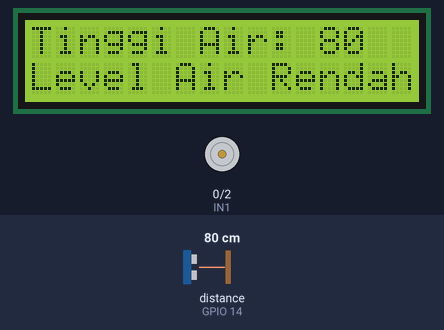
Simulated run of this sketch. Board: ESP8266 (NodeMCU). On the bench: 16×2 character LCD, motor-driver pin pairs drawn as motors (green arrow = first pin HIGH = forward, orange = second pin HIGH = backward, longer = more drive, scaled by the enable pin). Wiring (inferred from the names in the program): ultrasonic range finder: trigger GPIO 12; echo GPIO 14. Inputs (shaded band) come from the test bench; at power-on: distance to the obstacle (sensor on GPIO 14) 80 cm. The echo pulse lasts 58.3 µs per cm; WiFi joins after 1.5 s; servers stay silent unless stated; the local clock reads 2024-03-15 10:24:30 at power-on unless the sketch sets it; what the sketch prints to the serial monitor is not drawn.

Above: at 5.3 s.
5.4 s: distance to the obstacle (sensor on GPIO 14) set to 11 cm
At 6.9 s:
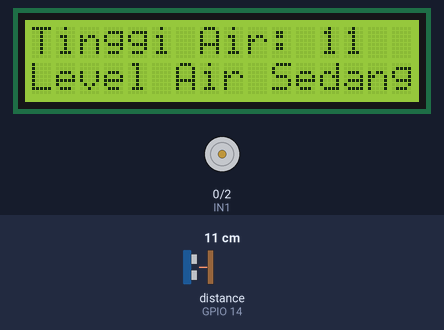
7.2 s: distance to the obstacle (sensor on GPIO 14) set to 8 cm
At 8.6 s:
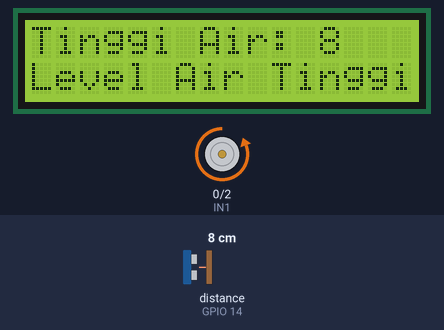
At 13.6 s:
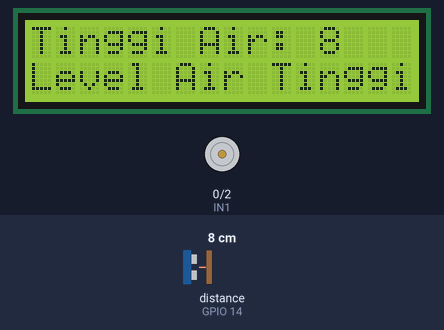
Timing chart, 0 to 35.1 s (numbered marks = the images above; inputs shaded):
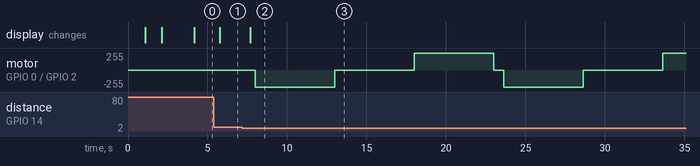

The sketch:

SmartWaterMonitoringV2.ino
```cpp
/*
  =========================================
  ||        COMPONENT       ||    PIN    ||
  =========================================
  ||  Motor ENA             ||  D0 (16)  ||
  ||  Motor IN1             ||  D3 (0)   ||
  ||  Motor IN2             ||  D4 (2)   ||
  ||  Ultra Echo Air        ||  D5 (14)  ||
  ||  Ultra Trigger Air     ||  D6 (12)  ||
  =========================================

*/

#ifdef ESP32
  #include <WiFi.h>
#else
  #include <ESP8266WiFi.h>
#endif
#include <WiFiClientSecure.h>
#include <UniversalTelegramBot.h>
#include <ArduinoJson.h>
#include <Wire.h>
#include <LiquidCrystal_I2C.h>
LiquidCrystal_I2C lcd(0x27, 16, 2);

const char* ssid = "ENTER A VALUE";
const char* password = "ENTER A VALUE";

// Initialize Telegram BOT
#define BOTtoken "ENTER A VALUE"
#define CHAT_ID "ENTER A VALUE"

#ifdef ESP8266
  X509List cert(TELEGRAM_CERTIFICATE_ROOT);
#endif

WiFiClientSecure client;
UniversalTelegramBot bot(BOTtoken, client);

// Checks for new messages every 1 second.
int botRequestDelay = 500;
unsigned long lastTimeBotRan;

const int echoAirPin = 14; //D5 (14)
const int trigAirPin = 12; //D6 (12)
const int IN1 = 0; // D3 (0)
const int IN2 = 2; // D4 (2)
const int ENA = 16; // D0 (16)

long durationAir, jarakAir;

// Handle what happens when you receive new messages
void handleNewMessages(int numNewMessages) {
  Serial.println("handleNewMessages");
  Serial.println(String(numNewMessages));

  for (int i=0; i<numNewMessages; i++) {
    // Chat id of the requester
    String chat_id = String(bot.messages[i].chat_id);
    if (chat_id != CHAT_ID){
      bot.sendMessage(chat_id, "Unauthorized user", "");
      continue;
    }

    // Print the received message
    String text = bot.messages[i].text;
    Serial.println(text);

    String from_name = bot.messages[i].from_name;

    if (text == "/start") {
      String welcome = "Welcome, " + from_name + ".\n\n";
      welcome += "Sistem ini merupakan sistem monitoring pintu ";
      welcome += "air dengan ESP8266 dilengkapi sensor ultrasonic ";
      welcome += "dan motor DC yang telah berhasil terintegrasi ";
      welcome += "dengan aplikasi Telegram secara real-time.";
      bot.sendMessage(chat_id, welcome, "");
    }


  }
}

void setup() {
  lcd.begin();
  //lcd.init();
  lcd.backlight();

  Serial.begin(115200);

  #ifdef ESP8266
    configTime(0, 0, "pool.ntp.org");      // get UTC time via NTP
    client.setTrustAnchors(&cert); // Add root certificate for api.telegram.org
  #endif

  pinMode(trigAirPin, OUTPUT);
  pinMode(echoAirPin, INPUT);
  pinMode(IN1, OUTPUT);
  pinMode(IN2, OUTPUT);
  pinMode(ENA, OUTPUT);
  digitalWrite(IN1, LOW);
  digitalWrite(IN2, LOW);

  // Connect to Wi-Fi
  WiFi.mode(WIFI_STA);
  WiFi.begin(ssid, password);
  #ifdef ESP32
    client.setCACert(TELEGRAM_CERTIFICATE_ROOT); // Add root certificate for api.telegram.org
  #endif
  while (WiFi.status() != WL_CONNECTED) {
    delay(1000);
    Serial.println("Connecting to WiFi..");
    lcd.setCursor(0,0);
    lcd.print("Connecting..");
  }
  // Print ESP32 Local IP Address
  Serial.println(WiFi.localIP());
  lcd.clear();
  lcd.setCursor(0,0);
  lcd.print(WiFi.localIP());
  lcd.setCursor(0,1);
  lcd.print("ALL CLEAR");
  delay(2000);
  lcd.clear();
}

void hcsrAirValue() {
  digitalWrite(trigAirPin, LOW);
  delayMicroseconds(2);
  digitalWrite(trigAirPin, HIGH);
  delayMicroseconds(10);
  digitalWrite(trigAirPin, LOW);
  durationAir = pulseIn(echoAirPin, HIGH);
  jarakAir = (durationAir/2) / 29.1;
  lcd.clear();
  lcd.setCursor(0,0);
  lcd.print("Tinggi Air: " + String(jarakAir));

  Serial.println("jarak air:");
  Serial.print(jarakAir);
  Serial.println(" cm");

  if (jarakAir >= 7 && jarakAir <= 9) {
    lcd.setCursor(0,1);
    lcd.print("Level Air Tinggi");

    String message = "LAPORAN KEADAAN AIR\n\n";
    message += "Tinggi Air : "+String(jarakAir)+" Cm\n";
    message += "Status : Level Air Tinggi";
    bot.sendMessage(CHAT_ID, message, "");

    // buka atas
    digitalWrite(IN1, LOW);
    digitalWrite(IN2, HIGH);
    digitalWrite(ENA, 255);
    delay(5000);

    // posisi diam
    digitalWrite(IN1, LOW);
    digitalWrite(IN2, LOW);
    delay(5000);

    // tutup bawah
    digitalWrite(IN1, HIGH);
    digitalWrite(IN2, LOW);
    digitalWrite(ENA, 255);
    delay(5000);

    // posisi diam
    digitalWrite(IN1, LOW);
    digitalWrite(IN2, LOW);

  } else if (jarakAir >= 10 && jarakAir <= 12) {
    lcd.setCursor(0,1);
    lcd.print("Level Air Sedang");

    String message = "LAPORAN KEADAAN AIR\n\n";
    message += "Tinggi Air : "+String(jarakAir)+" Cm\n";
    message += "Status : Level Air Sedang";
    bot.sendMessage(CHAT_ID, message, "");

  } else {
    lcd.setCursor (0,1);
    lcd.print("Level Air Rendah");

    String message = "LAPORAN KEADAAN AIR\n\n";
    message += "Tinggi Air : "+String(jarakAir)+" Cm\n";
    message += "Status : Level Air Rendah";
    bot.sendMessage(CHAT_ID, message, "");
  }

}

void loop() {
  Serial.print(jarakAir);

  hcsrAirValue();

  if (millis() > lastTimeBotRan + botRequestDelay)  {
    int numNewMessages = bot.getUpdates(bot.last_message_received + 1);

    while(numNewMessages) {
      Serial.println("got response");
      handleNewMessages(numNewMessages);
      numNewMessages = bot.getUpdates(bot.last_message_received + 1);
    }
    lastTimeBotRan = millis();
  }
}
```

Measured:
- the behaviour switches between 10 and 9 cm on distance to the obstacle (sensor on GPIO 14) (found by bisection; images 1 and 2)
- after the input at 5.4 s, the display: changes after 0.36 s (image 1)
- after the input at 7.2 s, motor on GPIO 0 (IN1) / GPIO 2 (IN2): stopped → backward 255/255 after 0.79 s, → stopped 5.0 s later, → forward 255/255 5.0 s later, → stopped 5.0 s later, … (7 changes in this stretch); the display: changes after 0.49 s (image 2)
